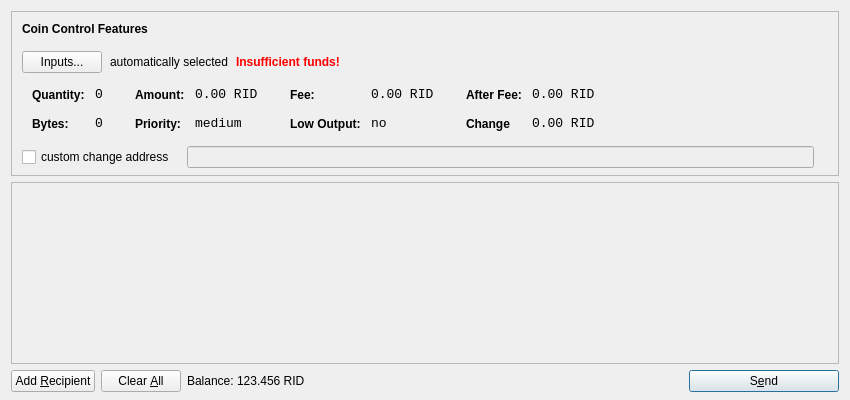
<?xml version="1.0" encoding="UTF-8"?>
<ui version="4.0">
 <class>SendCoinsDialog</class>
 <widget class="QDialog" name="SendCoinsDialog">
  <property name="geometry">
   <rect>
    <x>0</x>
    <y>0</y>
    <width>850</width>
    <height>400</height>
   </rect>
  </property>
  <property name="windowTitle">
   <string>Send Coins</string>
  </property>
  <layout class="QVBoxLayout" name="verticalLayout" stretch="0,1,0">
   <property name="bottomMargin">
    <number>8</number>
   </property>
   <item>
    <widget class="QFrame" name="frameCoinControl">
     <property name="sizePolicy">
      <sizepolicy hsizetype="Expanding" vsizetype="Expanding">
       <horstretch>0</horstretch>
       <verstretch>0</verstretch>
      </sizepolicy>
     </property>
     <property name="maximumSize">
      <size>
       <width>16777215</width>
       <height>16777215</height>
      </size>
     </property>
     <property name="frameShape">
      <enum>QFrame::StyledPanel</enum>
     </property>
     <property name="frameShadow">
      <enum>QFrame::Sunken</enum>
     </property>
     <layout class="QVBoxLayout" name="verticalLayoutCoinControl2">
      <property name="spacing">
       <number>-1</number>
      </property>
      <property name="leftMargin">
       <number>0</number>
      </property>
      <property name="topMargin">
       <number>0</number>
      </property>
      <property name="rightMargin">
       <number>0</number>
      </property>
      <property name="bottomMargin">
       <number>6</number>
      </property>
      <item>
       <layout class="QVBoxLayout" name="verticalLayoutCoinControl" stretch="0,0,0,0,1">
        <property name="spacing">
         <number>0</number>
        </property>
        <property name="leftMargin">
         <number>10</number>
        </property>
        <property name="topMargin">
         <number>10</number>
        </property>
        <item>
         <layout class="QHBoxLayout" name="horizontalLayoutCoinControl1">
          <property name="bottomMargin">
           <number>15</number>
          </property>
          <item>
           <widget class="QLabel" name="labelCoinControlFeatures">
            <property name="sizePolicy">
             <sizepolicy hsizetype="Preferred" vsizetype="Maximum">
              <horstretch>0</horstretch>
              <verstretch>0</verstretch>
             </sizepolicy>
            </property>
            <property name="font">
             <font>
              <weight>75</weight>
              <bold>true</bold>
             </font>
            </property>
            <property name="styleSheet">
             <string notr="true">font-weight:bold;</string>
            </property>
            <property name="text">
             <string>Coin Control Features</string>
            </property>
           </widget>
          </item>
         </layout>
        </item>
        <item>
         <layout class="QHBoxLayout" name="horizontalLayoutCoinControl2" stretch="0,0,0,0">
          <property name="spacing">
           <number>8</number>
          </property>
          <property name="bottomMargin">
           <number>10</number>
          </property>
          <item>
           <widget class="QPushButton" name="pushButtonCoinControl">
            <property name="styleSheet">
             <string notr="true"/>
            </property>
            <property name="text">
             <string>Inputs...</string>
            </property>
           </widget>
          </item>
          <item>
           <widget class="QLabel" name="labelCoinControlAutomaticallySelected">
            <property name="text">
             <string>automatically selected</string>
            </property>
            <property name="margin">
             <number>5</number>
            </property>
           </widget>
          </item>
          <item>
           <widget class="QLabel" name="labelCoinControlInsuffFunds">
            <property name="font">
             <font>
              <weight>75</weight>
              <bold>true</bold>
             </font>
            </property>
            <property name="styleSheet">
             <string notr="true">color:red;font-weight:bold;</string>
            </property>
            <property name="text">
             <string>Insufficient funds!</string>
            </property>
            <property name="margin">
             <number>5</number>
            </property>
           </widget>
          </item>
          <item>
           <spacer name="horizontalSpacerCoinControl">
            <property name="orientation">
             <enum>Qt::Horizontal</enum>
            </property>
            <property name="sizeHint" stdset="0">
             <size>
              <width>40</width>
              <height>1</height>
             </size>
            </property>
           </spacer>
          </item>
         </layout>
        </item>
        <item>
         <widget class="QWidget" name="widgetCoinControl" native="true">
          <property name="sizePolicy">
           <sizepolicy hsizetype="Preferred" vsizetype="Preferred">
            <horstretch>0</horstretch>
            <verstretch>0</verstretch>
           </sizepolicy>
          </property>
          <property name="minimumSize">
           <size>
            <width>0</width>
            <height>0</height>
           </size>
          </property>
          <property name="styleSheet">
           <string notr="true"/>
          </property>
          <layout class="QHBoxLayout" name="horizontalLayoutCoinControl5">
           <property name="margin">
            <number>0</number>
           </property>
           <item>
            <layout class="QHBoxLayout" name="horizontalLayoutCoinControl3" stretch="0,0,0,1">
             <property name="spacing">
              <number>20</number>
             </property>
             <property name="topMargin">
              <number>0</number>
             </property>
             <property name="bottomMargin">
              <number>10</number>
             </property>
             <item>
              <layout class="QFormLayout" name="formLayoutCoinControl1">
               <property name="horizontalSpacing">
                <number>10</number>
               </property>
               <property name="verticalSpacing">
                <number>14</number>
               </property>
               <property name="leftMargin">
                <number>10</number>
               </property>
               <property name="topMargin">
                <number>4</number>
               </property>
               <property name="rightMargin">
                <number>6</number>
               </property>
               <item row="0" column="0">
                <widget class="QLabel" name="labelCoinControlQuantityText">
                 <property name="styleSheet">
                  <string notr="true">font-weight:bold;</string>
                 </property>
                 <property name="text">
                  <string>Quantity:</string>
                 </property>
                 <property name="margin">
                  <number>0</number>
                 </property>
                </widget>
               </item>
               <item row="0" column="1">
                <widget class="QLabel" name="labelCoinControlQuantity">
                 <property name="font">
                  <font>
                   <family>Monospace</family>
                   <pointsize>10</pointsize>
                  </font>
                 </property>
                 <property name="cursor">
                  <cursorShape>IBeamCursor</cursorShape>
                 </property>
                 <property name="contextMenuPolicy">
                  <enum>Qt::ActionsContextMenu</enum>
                 </property>
                 <property name="text">
                  <string>0</string>
                 </property>
                 <property name="margin">
                  <number>0</number>
                 </property>
                 <property name="textInteractionFlags">
                  <set>Qt::LinksAccessibleByMouse|Qt::TextSelectableByKeyboard|Qt::TextSelectableByMouse</set>
                 </property>
                </widget>
               </item>
               <item row="1" column="0">
                <widget class="QLabel" name="labelCoinControlBytesText">
                 <property name="styleSheet">
                  <string notr="true">font-weight:bold;</string>
                 </property>
                 <property name="text">
                  <string>Bytes:</string>
                 </property>
                </widget>
               </item>
               <item row="1" column="1">
                <widget class="QLabel" name="labelCoinControlBytes">
                 <property name="font">
                  <font>
                   <family>Monospace</family>
                   <pointsize>10</pointsize>
                  </font>
                 </property>
                 <property name="cursor">
                  <cursorShape>IBeamCursor</cursorShape>
                 </property>
                 <property name="contextMenuPolicy">
                  <enum>Qt::ActionsContextMenu</enum>
                 </property>
                 <property name="text">
                  <string>0</string>
                 </property>
                 <property name="textInteractionFlags">
                  <set>Qt::LinksAccessibleByMouse|Qt::TextSelectableByKeyboard|Qt::TextSelectableByMouse</set>
                 </property>
                </widget>
               </item>
              </layout>
             </item>
             <item>
              <layout class="QFormLayout" name="formLayoutCoinControl2">
               <property name="horizontalSpacing">
                <number>10</number>
               </property>
               <property name="verticalSpacing">
                <number>14</number>
               </property>
               <property name="leftMargin">
                <number>6</number>
               </property>
               <property name="topMargin">
                <number>4</number>
               </property>
               <property name="rightMargin">
                <number>6</number>
               </property>
               <item row="0" column="0">
                <widget class="QLabel" name="labelCoinControlAmountText">
                 <property name="styleSheet">
                  <string notr="true">font-weight:bold;</string>
                 </property>
                 <property name="text">
                  <string>Amount:</string>
                 </property>
                 <property name="margin">
                  <number>0</number>
                 </property>
                </widget>
               </item>
               <item row="0" column="1">
                <widget class="QLabel" name="labelCoinControlAmount">
                 <property name="font">
                  <font>
                   <family>Monospace</family>
                   <pointsize>10</pointsize>
                  </font>
                 </property>
                 <property name="cursor">
                  <cursorShape>IBeamCursor</cursorShape>
                 </property>
                 <property name="contextMenuPolicy">
                  <enum>Qt::ActionsContextMenu</enum>
                 </property>
                 <property name="text">
                  <string>0.00 RID</string>
                 </property>
                 <property name="textInteractionFlags">
                  <set>Qt::LinksAccessibleByMouse|Qt::TextSelectableByKeyboard|Qt::TextSelectableByMouse</set>
                 </property>
                </widget>
               </item>
               <item row="1" column="0">
                <widget class="QLabel" name="labelCoinControlPriorityText">
                 <property name="styleSheet">
                  <string notr="true">font-weight:bold;</string>
                 </property>
                 <property name="text">
                  <string>Priority:</string>
                 </property>
                </widget>
               </item>
               <item row="1" column="1">
                <widget class="QLabel" name="labelCoinControlPriority">
                 <property name="font">
                  <font>
                   <family>Monospace</family>
                   <pointsize>10</pointsize>
                  </font>
                 </property>
                 <property name="cursor">
                  <cursorShape>IBeamCursor</cursorShape>
                 </property>
                 <property name="contextMenuPolicy">
                  <enum>Qt::ActionsContextMenu</enum>
                 </property>
                 <property name="text">
                  <string>medium</string>
                 </property>
                 <property name="textInteractionFlags">
                  <set>Qt::LinksAccessibleByMouse|Qt::TextSelectableByKeyboard|Qt::TextSelectableByMouse</set>
                 </property>
                </widget>
               </item>
              </layout>
             </item>
             <item>
              <layout class="QFormLayout" name="formLayoutCoinControl3">
               <property name="horizontalSpacing">
                <number>10</number>
               </property>
               <property name="verticalSpacing">
                <number>14</number>
               </property>
               <property name="leftMargin">
                <number>6</number>
               </property>
               <property name="topMargin">
                <number>4</number>
               </property>
               <property name="rightMargin">
                <number>6</number>
               </property>
               <item row="0" column="0">
                <widget class="QLabel" name="labelCoinControlFeeText">
                 <property name="styleSheet">
                  <string notr="true">font-weight:bold;</string>
                 </property>
                 <property name="text">
                  <string>Fee:</string>
                 </property>
                 <property name="margin">
                  <number>0</number>
                 </property>
                </widget>
               </item>
               <item row="0" column="1">
                <widget class="QLabel" name="labelCoinControlFee">
                 <property name="font">
                  <font>
                   <family>Monospace</family>
                   <pointsize>10</pointsize>
                  </font>
                 </property>
                 <property name="cursor">
                  <cursorShape>IBeamCursor</cursorShape>
                 </property>
                 <property name="contextMenuPolicy">
                  <enum>Qt::ActionsContextMenu</enum>
                 </property>
                 <property name="text">
                  <string>0.00 RID</string>
                 </property>
                 <property name="textInteractionFlags">
                  <set>Qt::LinksAccessibleByMouse|Qt::TextSelectableByKeyboard|Qt::TextSelectableByMouse</set>
                 </property>
                </widget>
               </item>
               <item row="1" column="0">
                <widget class="QLabel" name="labelCoinControlLowOutputText">
                 <property name="styleSheet">
                  <string notr="true">font-weight:bold;</string>
                 </property>
                 <property name="text">
                  <string>Low Output:</string>
                 </property>
                </widget>
               </item>
               <item row="1" column="1">
                <widget class="QLabel" name="labelCoinControlLowOutput">
                 <property name="font">
                  <font>
                   <family>Monospace</family>
                   <pointsize>10</pointsize>
                  </font>
                 </property>
                 <property name="cursor">
                  <cursorShape>IBeamCursor</cursorShape>
                 </property>
                 <property name="contextMenuPolicy">
                  <enum>Qt::ActionsContextMenu</enum>
                 </property>
                 <property name="text">
                  <string>no</string>
                 </property>
                 <property name="textInteractionFlags">
                  <set>Qt::LinksAccessibleByMouse|Qt::TextSelectableByKeyboard|Qt::TextSelectableByMouse</set>
                 </property>
                </widget>
               </item>
              </layout>
             </item>
             <item>
              <layout class="QFormLayout" name="formLayoutCoinControl4">
               <property name="horizontalSpacing">
                <number>10</number>
               </property>
               <property name="verticalSpacing">
                <number>14</number>
               </property>
               <property name="leftMargin">
                <number>6</number>
               </property>
               <property name="topMargin">
                <number>4</number>
               </property>
               <property name="rightMargin">
                <number>6</number>
               </property>
               <item row="0" column="0">
                <widget class="QLabel" name="labelCoinControlAfterFeeText">
                 <property name="styleSheet">
                  <string notr="true">font-weight:bold;</string>
                 </property>
                 <property name="text">
                  <string>After Fee:</string>
                 </property>
                 <property name="margin">
                  <number>0</number>
                 </property>
                </widget>
               </item>
               <item row="0" column="1">
                <widget class="QLabel" name="labelCoinControlAfterFee">
                 <property name="font">
                  <font>
                   <family>Monospace</family>
                   <pointsize>10</pointsize>
                  </font>
                 </property>
                 <property name="cursor">
                  <cursorShape>IBeamCursor</cursorShape>
                 </property>
                 <property name="contextMenuPolicy">
                  <enum>Qt::ActionsContextMenu</enum>
                 </property>
                 <property name="text">
                  <string>0.00 RID</string>
                 </property>
                 <property name="textInteractionFlags">
                  <set>Qt::LinksAccessibleByMouse|Qt::TextSelectableByKeyboard|Qt::TextSelectableByMouse</set>
                 </property>
                </widget>
               </item>
               <item row="1" column="0">
                <widget class="QLabel" name="labelCoinControlChangeText">
                 <property name="styleSheet">
                  <string notr="true">font-weight:bold;</string>
                 </property>
                 <property name="text">
                  <string>Change</string>
                 </property>
                </widget>
               </item>
               <item row="1" column="1">
                <widget class="QLabel" name="labelCoinControlChange">
                 <property name="font">
                  <font>
                   <family>Monospace</family>
                   <pointsize>10</pointsize>
                  </font>
                 </property>
                 <property name="cursor">
                  <cursorShape>IBeamCursor</cursorShape>
                 </property>
                 <property name="contextMenuPolicy">
                  <enum>Qt::ActionsContextMenu</enum>
                 </property>
                 <property name="text">
                  <string>0.00 RID</string>
                 </property>
                 <property name="textInteractionFlags">
                  <set>Qt::LinksAccessibleByMouse|Qt::TextSelectableByKeyboard|Qt::TextSelectableByMouse</set>
                 </property>
                </widget>
               </item>
              </layout>
             </item>
            </layout>
           </item>
          </layout>
         </widget>
        </item>
        <item>
         <layout class="QHBoxLayout" name="horizontalLayoutCoinControl4" stretch="0,0,0">
          <property name="spacing">
           <number>12</number>
          </property>
          <property name="sizeConstraint">
           <enum>QLayout::SetDefaultConstraint</enum>
          </property>
          <property name="topMargin">
           <number>5</number>
          </property>
          <property name="rightMargin">
           <number>5</number>
          </property>
          <item>
           <widget class="QCheckBox" name="checkBoxCoinControlChange">
            <property name="text">
             <string>custom change address</string>
            </property>
           </widget>
          </item>
          <item>
           <widget class="QLineEdit" name="lineEditCoinControlChange">
            <property name="enabled">
             <bool>false</bool>
            </property>
            <property name="sizePolicy">
             <sizepolicy hsizetype="Expanding" vsizetype="Fixed">
              <horstretch>0</horstretch>
              <verstretch>0</verstretch>
             </sizepolicy>
            </property>
           </widget>
          </item>
          <item>
           <widget class="QLabel" name="labelCoinControlChangeLabel">
            <property name="sizePolicy">
             <sizepolicy hsizetype="Preferred" vsizetype="Expanding">
              <horstretch>0</horstretch>
              <verstretch>0</verstretch>
             </sizepolicy>
            </property>
            <property name="minimumSize">
             <size>
              <width>0</width>
              <height>0</height>
             </size>
            </property>
            <property name="text">
             <string/>
            </property>
            <property name="margin">
             <number>3</number>
            </property>
           </widget>
          </item>
         </layout>
        </item>
        <item>
         <spacer name="verticalSpacerCoinControl">
          <property name="orientation">
           <enum>Qt::Vertical</enum>
          </property>
          <property name="sizeHint" stdset="0">
           <size>
            <width>800</width>
            <height>1</height>
           </size>
          </property>
         </spacer>
        </item>
       </layout>
      </item>
     </layout>
    </widget>
   </item>
   <item>
    <widget class="QScrollArea" name="scrollArea">
     <property name="widgetResizable">
      <bool>true</bool>
     </property>
     <widget class="QWidget" name="scrollAreaWidgetContents">
      <property name="geometry">
       <rect>
        <x>0</x>
        <y>0</y>
        <width>830</width>
        <height>165</height>
       </rect>
      </property>
      <layout class="QVBoxLayout" name="verticalLayout_2">
       <property name="margin">
        <number>0</number>
       </property>
       <item>
        <layout class="QVBoxLayout" name="entries">
         <property name="spacing">
          <number>6</number>
         </property>
        </layout>
       </item>
       <item>
        <spacer name="verticalSpacer">
         <property name="orientation">
          <enum>Qt::Vertical</enum>
         </property>
         <property name="sizeHint" stdset="0">
          <size>
           <width>20</width>
           <height>40</height>
          </size>
         </property>
        </spacer>
       </item>
      </layout>
     </widget>
    </widget>
   </item>
   <item>
    <layout class="QHBoxLayout" name="horizontalLayout">
     <item>
      <widget class="QPushButton" name="addButton">
       <property name="toolTip">
        <string>Send to multiple recipients at once</string>
       </property>
       <property name="text">
        <string>Add &amp;Recipient</string>
       </property>
       <property name="icon">
        <iconset resource="../bitcoin.qrc">
         <normaloff>:/icons/add</normaloff>:/icons/add</iconset>
       </property>
       <property name="autoDefault">
        <bool>false</bool>
       </property>
      </widget>
     </item>
     <item>
      <widget class="QPushButton" name="clearButton">
       <property name="sizePolicy">
        <sizepolicy hsizetype="Minimum" vsizetype="Fixed">
         <horstretch>0</horstretch>
         <verstretch>0</verstretch>
        </sizepolicy>
       </property>
       <property name="toolTip">
        <string>Remove all transaction fields</string>
       </property>
       <property name="text">
        <string>Clear &amp;All</string>
       </property>
       <property name="icon">
        <iconset resource="../bitcoin.qrc">
         <normaloff>:/icons/remove</normaloff>:/icons/remove</iconset>
       </property>
       <property name="autoRepeatDelay">
        <number>300</number>
       </property>
       <property name="autoDefault">
        <bool>false</bool>
       </property>
      </widget>
     </item>
     <item>
      <layout class="QHBoxLayout" name="horizontalLayout_2">
       <property name="spacing">
        <number>3</number>
       </property>
       <item>
        <widget class="QLabel" name="label">
         <property name="sizePolicy">
          <sizepolicy hsizetype="Preferred" vsizetype="Fixed">
           <horstretch>0</horstretch>
           <verstretch>0</verstretch>
          </sizepolicy>
         </property>
         <property name="text">
          <string>Balance:</string>
         </property>
        </widget>
       </item>
       <item>
        <widget class="QLabel" name="labelBalance">
         <property name="sizePolicy">
          <sizepolicy hsizetype="Preferred" vsizetype="Fixed">
           <horstretch>0</horstretch>
           <verstretch>0</verstretch>
          </sizepolicy>
         </property>
         <property name="cursor">
          <cursorShape>IBeamCursor</cursorShape>
         </property>
         <property name="text">
          <string>123.456 RID</string>
         </property>
         <property name="textInteractionFlags">
          <set>Qt::LinksAccessibleByMouse|Qt::TextSelectableByKeyboard|Qt::TextSelectableByMouse</set>
         </property>
        </widget>
       </item>
      </layout>
     </item>
     <item>
      <spacer name="horizontalSpacer">
       <property name="orientation">
        <enum>Qt::Horizontal</enum>
       </property>
       <property name="sizeHint" stdset="0">
        <size>
         <width>40</width>
         <height>20</height>
        </size>
       </property>
      </spacer>
     </item>
     <item>
      <widget class="QPushButton" name="sendButton">
       <property name="minimumSize">
        <size>
         <width>150</width>
         <height>0</height>
        </size>
       </property>
       <property name="toolTip">
        <string>Confirm the send action</string>
       </property>
       <property name="text">
        <string>S&amp;end</string>
       </property>
       <property name="icon">
        <iconset resource="../bitcoin.qrc">
         <normaloff>:/icons/send</normaloff>:/icons/send</iconset>
       </property>
       <property name="default">
        <bool>true</bool>
       </property>
      </widget>
     </item>
    </layout>
   </item>
  </layout>
 </widget>
 <resources>
  <include location="../bitcoin.qrc"/>
 </resources>
 <connections/>
</ui>
